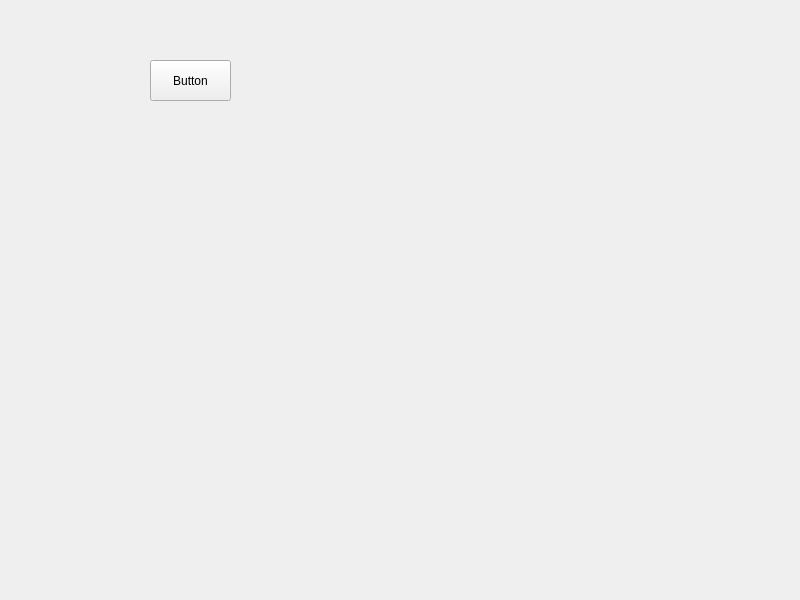
<?xml version="1.0" encoding="UTF-8"?>
<ui version="4.0">
 <class>Widget</class>
 <widget class="QWidget" name="Widget">
  <property name="geometry">
   <rect>
    <x>0</x>
    <y>0</y>
    <width>800</width>
    <height>600</height>
   </rect>
  </property>
  <property name="windowTitle">
   <string>Widget</string>
  </property>
  <widget class="QPushButton" name="pushButton">
   <property name="geometry">
    <rect>
     <x>150</x>
     <y>60</y>
     <width>81</width>
     <height>41</height>
    </rect>
   </property>
   <property name="text">
    <string>Button</string>
   </property>
  </widget>
 </widget>
 <resources/>
 <connections/>
</ui>
